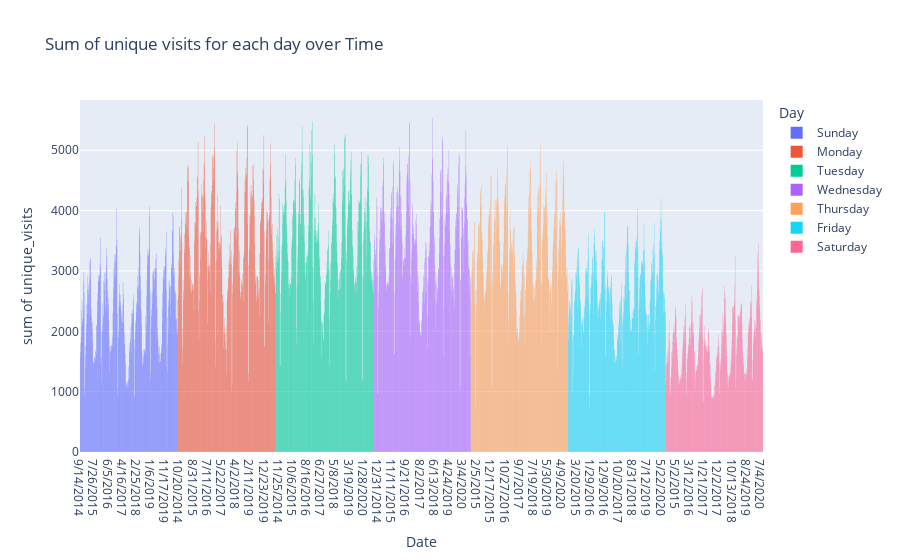

The code cell stored with this chart in its notebook:
### Markdown cell above
With this bar plot it is clear that tuesday, wednesday, monday and thursday are the days in a week when extensive amount of traffic come to this website

### Code cell
px.histogram(data,x='Date',y='unique_visits',color='Day',title='Sum of unique visits for each day over Time')

### Figure 1 — Plotly figure (JSON) as saved in the notebook; plotly's stock layout.template omitted (floating-point values rounded to 4 significant figures; data arrays with more than 128 entries replaced by an {"elided": "..."} marker saying what was removed)
{"data": [{"alignmentgroup": "True", "bingroup": "x", "histfunc": "sum", "hovertemplate": "Day=Sunday<br>Date=%{x}<br>sum of unique_visits=%{y}<extra></extra>", "legendgroup": "Sunday", "marker": {"color": "#636efa", "pattern": {"shape": ""}}, "name": "Sunday", "offsetgroup": "Sunday", "orientation": "v", "showlegend": true, "type": "histogram", "x": {"elided": "310 str values"}, "xaxis": "x", "y": {"elided": "310 int values"}, "yaxis": "y"}, {"alignmentgroup": "True", "bingroup": "x", "histfunc": "sum", "hovertemplate": "Day=Monday<br>Date=%{x}<br>sum of unique_visits=%{y}<extra></extra>", "legendgroup": "Monday", "marker": {"color": "#EF553B", "pattern": {"shape": ""}}, "name": "Monday", "offsetgroup": "Monday", "orientation": "v", "showlegend": true, "type": "histogram", "x": {"elided": "310 str values"}, "xaxis": "x", "y": {"elided": "310 int values"}, "yaxis": "y"}, {"alignmentgroup": "True", "bingroup": "x", "histfunc": "sum", "hovertemplate": "Day=Tuesday<br>Date=%{x}<br>sum of unique_visits=%{y}<extra></extra>", "legendgroup": "Tuesday", "marker": {"color": "#00cc96", "pattern": {"shape": ""}}, "name": "Tuesday", "offsetgroup": "Tuesday", "orientation": "v", "showlegend": true, "type": "histogram", "x": {"elided": "310 str values"}, "xaxis": "x", "y": {"elided": "310 int values"}, "yaxis": "y"}, {"alignmentgroup": "True", "bingroup": "x", "histfunc": "sum", "hovertemplate": "Day=Wednesday<br>Date=%{x}<br>sum of unique_visits=%{y}<extra></extra>", "legendgroup": "Wednesday", "marker": {"color": "#ab63fa", "pattern": {"shape": ""}}, "name": "Wednesday", "offsetgroup": "Wednesday", "orientation": "v", "showlegend": true, "type": "histogram", "x": {"elided": "310 str values"}, "xaxis": "x", "y": {"elided": "310 int values"}, "yaxis": "y"}, {"alignmentgroup": "True", "bingroup": "x", "histfunc": "sum", "hovertemplate": "Day=Thursday<br>Date=%{x}<br>sum of unique_visits=%{y}<extra></extra>", "legendgroup": "Thursday", "marker": {"color": "#FFA15A", "pattern": {"shape": ""}}, "name": "Thursday", "offsetgroup": "Thursday", "orientation": "v", "showlegend": true, "type": "histogram", "x": {"elided": "309 str values"}, "xaxis": "x", "y": {"elided": "309 int values"}, "yaxis": "y"}, {"alignmentgroup": "True", "bingroup": "x", "histfunc": "sum", "hovertemplate": "Day=Friday<br>Date=%{x}<br>sum of unique_visits=%{y}<extra></extra>", "legendgroup": "Friday", "marker": {"color": "#19d3f3", "pattern": {"shape": ""}}, "name": "Friday", "offsetgroup": "Friday", "orientation": "v", "showlegend": true, "type": "histogram", "x": {"elided": "309 str values"}, "xaxis": "x", "y": {"elided": "309 int values"}, "yaxis": "y"}, {"alignmentgroup": "True", "bingroup": "x", "histfunc": "sum", "hovertemplate": "Day=Saturday<br>Date=%{x}<br>sum of unique_visits=%{y}<extra></extra>", "legendgroup": "Saturday", "marker": {"color": "#FF6692", "pattern": {"shape": ""}}, "name": "Saturday", "offsetgroup": "Saturday", "orientation": "v", "showlegend": true, "type": "histogram", "x": {"elided": "309 str values"}, "xaxis": "x", "y": {"elided": "309 int values"}, "yaxis": "y"}], "layout": {"barmode": "relative", "legend": {"title": {"text": "Day"}, "tracegroupgap": 0}, "title": {"text": "Sum of unique visits for each day over Time"}, "xaxis": {"anchor": "y", "domain": [0, 1], "title": {"text": "Date"}}, "yaxis": {"anchor": "x", "domain": [0, 1], "title": {"text": "sum of unique_visits"}}}}
